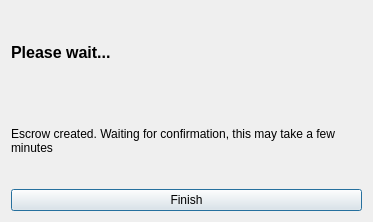
<?xml version="1.0" encoding="UTF-8"?>
<ui version="4.0">
 <class>OfferEscrowDialog</class>
 <widget class="QDialog" name="OfferEscrowDialog">
  <property name="geometry">
   <rect>
    <x>0</x>
    <y>0</y>
    <width>373</width>
    <height>222</height>
   </rect>
  </property>
  <property name="windowTitle">
   <string>Payment In Escrow</string>
  </property>
  <layout class="QGridLayout" name="gridLayout">
   <item row="1" column="0">
    <widget class="QLabel" name="purchaseHint">
     <property name="cursor">
      <cursorShape>IBeamCursor</cursorShape>
     </property>
     <property name="text">
      <string notr="true">Escrow created. Waiting for confirmation, this may take a few minutes</string>
     </property>
     <property name="textFormat">
      <enum>Qt::RichText</enum>
     </property>
     <property name="wordWrap">
      <bool>true</bool>
     </property>
     <property name="textInteractionFlags">
      <set>Qt::LinksAccessibleByMouse|Qt::TextSelectableByKeyboard|Qt::TextSelectableByMouse</set>
     </property>
    </widget>
   </item>
   <item row="0" column="0">
    <layout class="QHBoxLayout" name="horizontalLayout">
     <item>
      <widget class="QLabel" name="payMessage">
       <property name="font">
        <font>
         <pointsize>12</pointsize>
         <weight>75</weight>
         <bold>true</bold>
        </font>
       </property>
       <property name="cursor">
        <cursorShape>IBeamCursor</cursorShape>
       </property>
       <property name="text">
        <string>Please wait...</string>
       </property>
       <property name="wordWrap">
        <bool>true</bool>
       </property>
       <property name="textInteractionFlags">
        <set>Qt::LinksAccessibleByMouse|Qt::TextSelectableByKeyboard|Qt::TextSelectableByMouse</set>
       </property>
      </widget>
     </item>
    </layout>
   </item>
   <item row="2" column="0">
    <widget class="QPushButton" name="finishButton">
     <property name="text">
      <string>Finish</string>
     </property>
    </widget>
   </item>
  </layout>
 </widget>
 <resources>
  <include location="../presidentielcoin.qrc"/>
 </resources>
 <connections/>
</ui>
